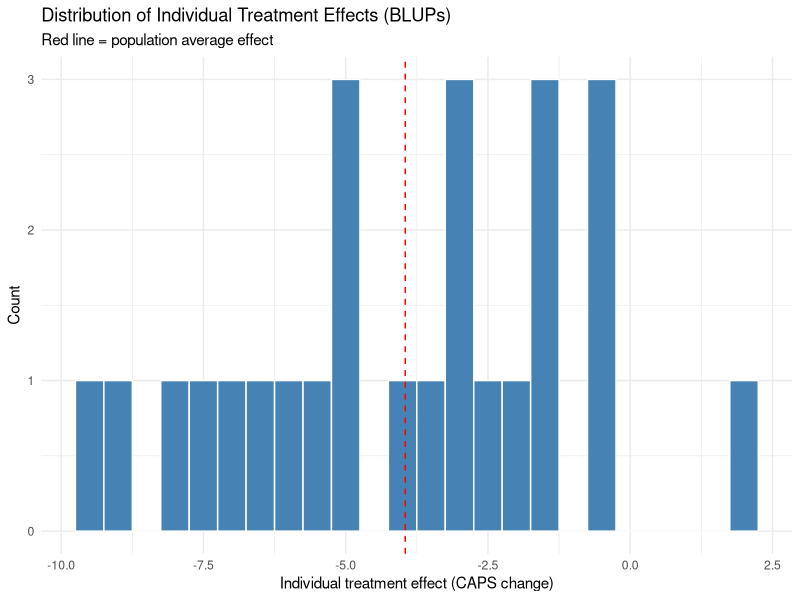
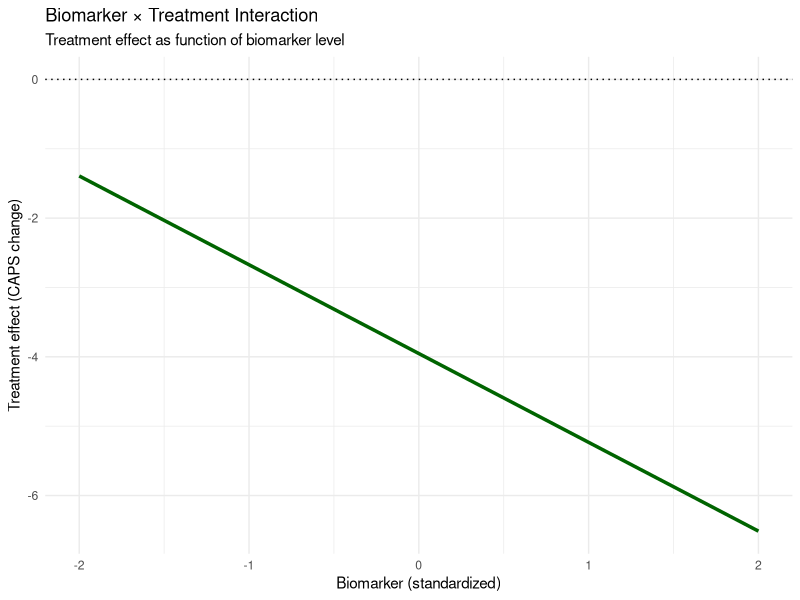
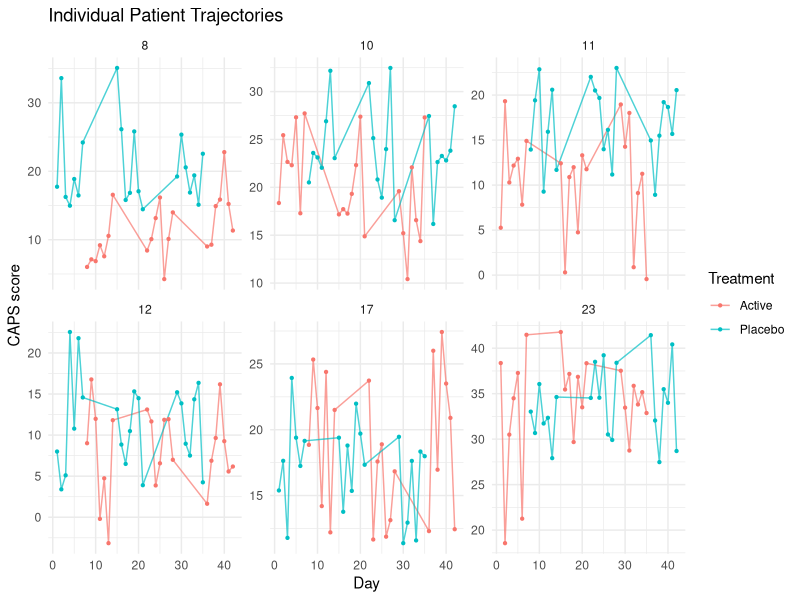

Write R code to recreate these figures, in order. (Note: this script raises an error after producing the figures.)
## ---- chunk 1
knitr::opts_chunk$set(
  comment = "#>",
  collapse = TRUE,
  message = FALSE,
  warning = FALSE,
  fig.width = 7,
  fig.height = 5
)
## ---- chunk 2
library(tidyverse)
library(lme4)
library(nlme)
library(emmeans)
# library(brms)  # Uncomment if using Bayesian models
## ---- chunk 3
set.seed(2025)

# Parameters
n_subj <- 80
periods <- 2

# True effects
mu <- 20                    # baseline mean CAPS score
beta_treat <- -4            # average treatment effect (reduction)
beta_bm <- 2                # biomarker main effect
beta_int <- -1.5            # biomarker x treatment interaction
beta_period <- 0.5          # period effect
sigma_subj <- 6             # between-subject SD
sigma_resid <- 8            # residual SD

# Create subject-level intercepts and baseline biomarker
subj_df <- tibble(
  subject = 1:n_subj,
  u = rnorm(n_subj, 0, sigma_subj),
  bm = rnorm(n_subj, 0, 1)
)

# Assign half to sequence AB and half to BA
subj_df <- subj_df %>%
  mutate(sequence = rep(c("AB", "BA"), length.out = n_subj))

# Expand to periods
crossover <- subj_df %>%
  group_by(subject) %>%
  reframe(period = 1:periods, u = u, bm = bm, sequence = sequence) %>%
  mutate(
    treatment = case_when(
      sequence == "AB" & period == 1 ~ "A",
      sequence == "AB" & period == 2 ~ "B",
      sequence == "BA" & period == 1 ~ "B",
      sequence == "BA" & period == 2 ~ "A"
    ),
    trt_indicator = if_else(treatment == "B", 1, 0)
  )

# Simulate outcome with biomarker interaction
crossover <- crossover %>%
  mutate(
    Y = mu + u +
      beta_period * period +
      beta_treat * trt_indicator +
      beta_bm * bm +
      beta_int * trt_indicator * bm +
      rnorm(n(), 0, sigma_resid)
  )

# Quick glance
head(crossover)
## ---- chunk 4
# lmer with random intercept and biomarker x treatment interaction
m_crossover <- lmer(
  Y ~ trt_indicator * bm + factor(period) + (1 | subject),
  data = crossover
)
summary(m_crossover)

# Estimated average treatment effect (at mean biomarker = 0)
fixef(m_crossover)["trt_indicator"]

# Estimated biomarker x treatment interaction (population-level)
fixef(m_crossover)["trt_indicator:bm"]

# Treatment effect at different biomarker levels
emmeans(m_crossover, ~ trt_indicator | bm, at = list(bm = c(-1, 0, 1)))
## ---- chunk 5
set.seed(2025)

n_subj <- 25
cycles <- 6
obs_per_period <- 7

# True effects
mu <- 20
beta_treat_pop <- -4
beta_bm <- 2
beta_int_pop <- -1.5
beta_carry <- 1.5

sigma_subj <- 6
sigma_treat_sd <- 3
sigma_int_sd <- 0.8
sigma_resid <- 5

# Create subject-level random effects
subj <- tibble(
  subject = 1:n_subj,
  u = rnorm(n_subj, 0, sigma_subj),
  u_trt = rnorm(n_subj, 0, sigma_treat_sd),
  u_int = rnorm(n_subj, 0, sigma_int_sd),
  bm_baseline = rnorm(n_subj, 0, 1)
)

# Build periods alternating A/B starting at random
nof1 <- subj %>%
  crossing(period = 1:cycles) %>%
  group_by(subject) %>%
  mutate(order_start = first(sample(c(0, 1), 1))) %>%
  ungroup() %>%
  mutate(trt_indicator = (order_start + period) %% 2)

# Expand to daily observations within each period
nof1 <- nof1 %>%
  crossing(day = 1:obs_per_period) %>%
  arrange(subject, period, day)

# Add time-varying biomarker
nof1 <- nof1 %>%
  mutate(bm = bm_baseline + rnorm(n(), 0, 0.3))

# Add carryover effect
nof1 <- nof1 %>%
  group_by(subject) %>%
  mutate(
    prior_trt = lag(trt_indicator, default = 0),
    carryover = if_else(period > 1 & day <= 2, prior_trt, 0)
  ) %>%
  ungroup()

# Simulate outcomes
nof1 <- nof1 %>%
  mutate(
    Y = mu + u +
      (beta_treat_pop + u_trt) * trt_indicator +
      beta_bm * bm +
      (beta_int_pop + u_int) * trt_indicator * bm +
      beta_carry * carryover +
      rnorm(n(), 0, sigma_resid)
  )

# Inspect
nof1 %>%
  group_by(subject) %>%
  summarise(n_obs = n(), n_periods = n_distinct(period)) %>%
  head()
## ---- chunk 6
# Random intercept + random slope for treatment + biomarker interaction + carryover
m_nof1 <- lmer(
  Y ~ trt_indicator * bm + carryover + (1 + trt_indicator | subject),
  data = nof1,
  REML = TRUE
)
summary(m_nof1)

# Extract fixed (population) effects
fixef(m_nof1)

# Population treatment effect (at mean biomarker = 0)
fixef(m_nof1)["trt_indicator"]

# Population biomarker x treatment interaction
fixef(m_nof1)["trt_indicator:bm"]

# Carryover effect
fixef(m_nof1)["carryover"]

# Extract subject-specific treatment effects (BLUPs)
subj_trt_effects <- ranef(m_nof1)$subject[["trt_indicator"]] +
  fixef(m_nof1)["trt_indicator"]
head(subj_trt_effects)
## ---- chunk 7
# Plot individual subject treatment effects
subj_effects <- ranef(m_nof1)$subject %>%
  as.data.frame() %>%
  rownames_to_column(var = "subject") %>%
  mutate(
    subject = as.integer(subject),
    subj_trt = trt_indicator + fixef(m_nof1)["trt_indicator"]
  )

ggplot(subj_effects, aes(x = subj_trt)) +
  geom_histogram(binwidth = 0.5, fill = "steelblue", color = "white") +
  geom_vline(
    xintercept = fixef(m_nof1)["trt_indicator"],
    linetype = "dashed",
    color = "red"
  ) +
  labs(
    title = "Distribution of Individual Treatment Effects (BLUPs)",
    subtitle = "Red line = population average effect",
    x = "Individual treatment effect (CAPS change)",
    y = "Count"
  ) +
  theme_minimal()
## ---- chunk 8
# Plot biomarker x treatment interaction
bm_range <- seq(-2, 2, by = 0.1)
interaction_df <- tibble(
  bm = bm_range,
  trt_effect = fixef(m_nof1)["trt_indicator"] +
    fixef(m_nof1)["trt_indicator:bm"] * bm_range
)

ggplot(interaction_df, aes(x = bm, y = trt_effect)) +
  geom_line(linewidth = 1.2, color = "darkgreen") +
  geom_hline(yintercept = 0, linetype = "dotted") +
  labs(
    title = "Biomarker × Treatment Interaction",
    subtitle = "Treatment effect as function of biomarker level",
    x = "Biomarker (standardized)",
    y = "Treatment effect (CAPS change)"
  ) +
  theme_minimal()
## ---- chunk 9
# Observed trajectories for sample subjects
sample_subj <- sample(unique(nof1$subject), 6)

nof1 %>%
  filter(subject %in% sample_subj) %>%
  mutate(
    time = (period - 1) * obs_per_period + day,
    trt = if_else(trt_indicator == 1, "Active", "Placebo")
  ) %>%
  ggplot(aes(x = time, y = Y, color = trt)) +
  geom_line(alpha = 0.7) +
  geom_point(size = 0.8) +
  facet_wrap(~subject, scales = "free_y") +
  labs(
    title = "Individual Patient Trajectories",
    x = "Day",
    y = "CAPS score",
    color = "Treatment"
  ) +
  theme_minimal()
## ---- chunk 10
# Compute per-subject treatment effects from the N-of-1 data
subj_summary <- nof1 %>%
  group_by(subject, trt_indicator) %>%
  summarise(mean_Y = mean(Y), .groups = "drop") %>%
  pivot_wider(names_from = trt_indicator, values_from = mean_Y,
              names_prefix = "trt_") %>%
  mutate(delta = trt_1 - trt_0)  # Active - Placebo

# Merge with baseline biomarker
subj_summary <- nof1 %>%
  distinct(subject, bm_baseline) %>%
  right_join(subj_summary, by = "subject")

# Simple linear regression of treatment effect on biomarker
reg_summary <- lm(delta ~ bm_baseline, data = subj_summary)
summary(reg_summary)

# The slope directly estimates the interaction
coef(reg_summary)["bm_baseline"]
## ---- chunk 11
# Pearson correlation between biomarker and treatment effect
cor_result <- cor.test(subj_summary$bm_baseline, subj_summary$delta)
cor_result

# Effect size: r ≈ 0.1 small, r ≈ 0.3 medium, r ≈ 0.5 large
## ---- chunk 12
# Discretize biomarker into tertiles
subj_summary <- subj_summary %>%
  mutate(
    bm_tertile = cut(
      bm_baseline,
      breaks = quantile(bm_baseline, c(0, 1/3, 2/3, 1)),
      labels = c("Low", "Medium", "High"),
      include.lowest = TRUE
    )
  )

# One-way ANOVA
anova_result <- anova(lm(delta ~ bm_tertile, data = subj_summary))
anova_result

# Effect size: eta-squared
eta_sq <- anova_result["bm_tertile", "Sum Sq"] / sum(anova_result[, "Sum Sq"])
cat("Eta-squared:", round(eta_sq, 3), "\n")

# Cell means
subj_summary %>%
  group_by(bm_tertile) %>%
  summarise(
    n = n(),
    mean_delta = mean(delta),
    sd_delta = sd(delta),
    .groups = "drop"
  )
## ---- chunk 13
# Compile results
comparison <- tibble(
  Method = c("Mixed Model", "Summary Regression", "Correlation", "ANOVA"),
  Estimate = c(
    fixef(m_nof1)["trt_indicator:bm"],
    coef(reg_summary)["bm_baseline"],
    cor_result$estimate,
    eta_sq
  ),
  P_value = c(
    summary(m_nof1)$coefficients["trt_indicator:bm", "Pr(>|t|)"],
    summary(reg_summary)$coefficients["bm_baseline", "Pr(>|t|)"],
    cor_result$p.value,
    anova_result["bm_tertile", "Pr(>F)"]
  )
)

comparison %>%
  mutate(Estimate = round(Estimate, 3),
         P_value = format.pval(P_value, digits = 3))
## ---- chunk 14
ggplot(subj_summary, aes(x = bm_tertile, y = delta, fill = bm_tertile)) +
  geom_boxplot(alpha = 0.7) +
  geom_jitter(width = 0.2, alpha = 0.5) +
  geom_hline(yintercept = 0, linetype = "dashed") +
  scale_fill_brewer(palette = "Blues") +
  labs(
    title = "Treatment Effect by Biomarker Group",
    subtitle = "Trend indicates biomarker × treatment interaction",
    x = "Biomarker Tertile",
    y = "Individual Treatment Effect (Δ)"
  ) +
  theme_minimal() +
  theme(legend.position = "none")
## ---- chunk 15
ggplot(subj_summary, aes(x = bm_baseline, y = delta)) +
  geom_point(alpha = 0.7, size = 2) +
  geom_smooth(method = "lm", se = TRUE, color = "darkblue") +
  geom_hline(yintercept = 0, linetype = "dashed") +
  labs(
    title = "Biomarker vs Individual Treatment Effect",
    subtitle = paste("r =", round(cor_result$estimate, 2)),
    x = "Baseline Biomarker",
    y = "Individual Treatment Effect (Δ)"
  ) +
  theme_minimal()
## ---- chunk 16
power_correlation <- function(r, n, alpha = 0.05) {
  ncp <- abs(r) * sqrt(n - 2) / sqrt(1 - r^2)
  t_crit <- qt(1 - alpha/2, n - 2)
  power <- pt(t_crit, n - 2, ncp, lower.tail = FALSE) +
           pt(-t_crit, n - 2, ncp, lower.tail = TRUE)
  return(power)
}

# Power table
power_table <- expand_grid(
  r = c(0.1, 0.2, 0.3, 0.4, 0.5),
  n = c(20, 40, 70, 100, 150)
) %>%
  mutate(power = map2_dbl(r, n, power_correlation))

power_table %>%
  pivot_wider(names_from = n, values_from = power, names_prefix = "N=") %>%
  mutate(across(starts_with("N="), ~round(., 2)))
## ---- chunk 17
ggplot(power_table, aes(x = n, y = power, color = factor(r))) +
  geom_line(linewidth = 1) +
  geom_point() +
  geom_hline(yintercept = 0.8, linetype = "dashed", alpha = 0.5) +
  scale_color_viridis_d(option = "plasma", end = 0.8) +
  labs(
    title = "Power to Detect Biomarker × Treatment Interaction",
    x = "Number of Subjects",
    y = "Power",
    color = "Effect Size (r)"
  ) +
  theme_minimal()
## ---- chunk 18
compute_expected_r <- function(beta_int, bm_sd, sigma_resid,
                                obs_per_trt, sigma_treat_sd = 0) {
  var_delta <- 2 * sigma_resid^2 / obs_per_trt + sigma_treat_sd^2
  r <- beta_int * bm_sd / sqrt(var_delta)
  return(r)
}

# For our simulation:
expected_r <- compute_expected_r(
  beta_int = beta_int_pop,
  bm_sd = 1,
  sigma_resid = sigma_resid,
  obs_per_trt = cycles * obs_per_period / 2,
  sigma_treat_sd = sigma_treat_sd
)

cat("Expected r:", round(expected_r, 3), "\n")
cat("Power (N=25):", round(power_correlation(expected_r, n_subj), 3), "\n")
## ---- chunk 19
power_grid <- expand_grid(
  n_subj = c(20, 40, 70, 100),
  beta_int = c(-0.5, -1.0, -1.5, -2.0),
  obs_per_trt = c(3, 7, 21),
  sigma_treat_sd = c(0, 3)
) %>%
  mutate(
    bm_sd = 1,
    sigma_resid = 5,
    expected_r = compute_expected_r(beta_int, bm_sd, sigma_resid,
                                     obs_per_trt, sigma_treat_sd),
    power = map2_dbl(abs(expected_r), n_subj, power_correlation)
  )

ggplot(power_grid, aes(x = n_subj, y = power,
                        color = factor(beta_int),
                        linetype = factor(sigma_treat_sd))) +
  geom_line(linewidth = 0.8) +
  geom_point(size = 1.5) +
  geom_hline(yintercept = 0.8, linetype = "dashed", alpha = 0.3) +
  facet_wrap(~paste("Obs/trt =", obs_per_trt)) +
  scale_color_viridis_d(option = "plasma", end = 0.85) +
  labs(
    title = "Power Across Design Parameters",
    x = "Number of Subjects",
    y = "Power",
    color = "β_int",
    linetype = "σ_treat"
  ) +
  theme_minimal() +
  theme(legend.position = "bottom")
